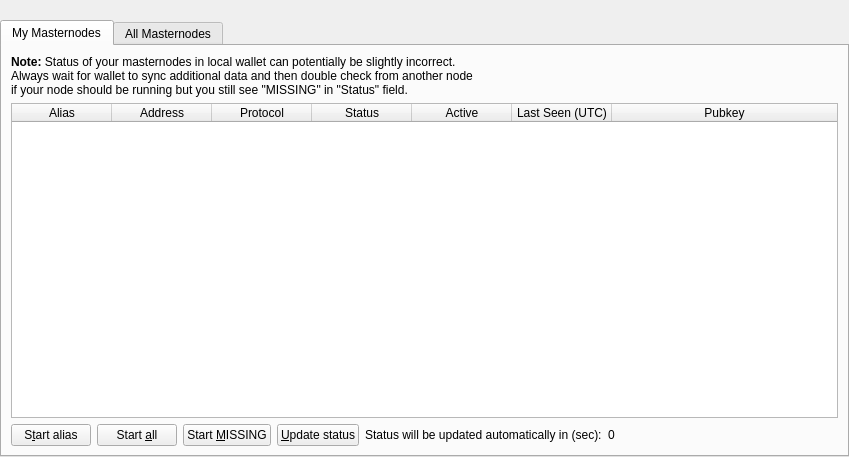
<?xml version="1.0" encoding="UTF-8"?>
<ui version="4.0">
 <class>MasternodeList</class>
 <widget class="QWidget" name="MasternodeList">
  <property name="geometry">
   <rect>
    <x>0</x>
    <y>0</y>
    <width>849</width>
    <height>457</height>
   </rect>
  </property>
  <property name="windowTitle">
   <string>Form</string>
  </property>
  <layout class="QVBoxLayout" name="topLayout">
   <property name="leftMargin">
    <number>0</number>
   </property>
   <property name="topMargin">
    <number>0</number>
   </property>
   <property name="rightMargin">
    <number>0</number>
   </property>
   <property name="bottomMargin">
    <number>0</number>
   </property>
   <item>
    <layout class="QVBoxLayout" name="verticalLayout">
     <property name="bottomMargin">
      <number>0</number>
     </property>
     <item>
      <spacer name="horizontalSpacer0">
       <property name="orientation">
        <enum>Qt::Horizontal</enum>
       </property>
       <property name="sizeHint" stdset="0">
        <size>
         <width>40</width>
         <height>20</height>
        </size>
       </property>
      </spacer>
     </item>
     <item>
      <widget class="QTabWidget" name="tabWidget">
       <property name="currentIndex">
        <number>0</number>
       </property>
       <widget class="QWidget" name="tabMyMasternodes">
        <attribute name="title">
         <string>My Masternodes</string>
        </attribute>
        <layout class="QGridLayout" name="gridLayout_2">
         <item row="0" column="0">
          <layout class="QVBoxLayout" name="verticalLayout_2">
           <property name="bottomMargin">
            <number>0</number>
           </property>
           <item>
            <layout class="QHBoxLayout" name="horizontalLayout_note">
             <property name="bottomMargin">
              <number>0</number>
             </property>
            </layout>
           </item>
           <item>
            <widget class="QLabel" name="updateNote">
             <property name="text">
              <string>&lt;html&gt;&lt;head/&gt;&lt;body&gt;&lt;p&gt;&lt;span style=&quot; font-weight:600;&quot;&gt;Note: &lt;/span&gt;Status of your masternodes in local wallet can potentially be slightly incorrect.&lt;br/&gt;Always wait for wallet to sync additional data and then double check from another node&lt;br/&gt;if your node should be running but you still see &amp;quot;MISSING&amp;quot; in &amp;quot;Status&amp;quot; field.&lt;/p&gt;&lt;/body&gt;&lt;/html&gt;</string>
             </property>
             <property name="openExternalLinks">
              <bool>true</bool>
             </property>
             <property name="textInteractionFlags">
              <set>Qt::LinksAccessibleByMouse|Qt::TextSelectableByKeyboard|Qt::TextSelectableByMouse</set>
             </property>
            </widget>
           </item>
           <item>
            <widget class="QTableWidget" name="tableWidgetMyMasternodes">
             <property name="minimumSize">
              <size>
               <width>695</width>
               <height>0</height>
              </size>
             </property>
             <property name="palette">
              <palette>
               <active>
                <colorrole role="Text">
                 <brush brushstyle="SolidPattern">
                  <color alpha="255">
                   <red>51</red>
                   <green>51</green>
                   <blue>51</blue>
                  </color>
                 </brush>
                </colorrole>
               </active>
               <inactive>
                <colorrole role="Text">
                 <brush brushstyle="SolidPattern">
                  <color alpha="255">
                   <red>51</red>
                   <green>51</green>
                   <blue>51</blue>
                  </color>
                 </brush>
                </colorrole>
               </inactive>
               <disabled>
                <colorrole role="Text">
                 <brush brushstyle="SolidPattern">
                  <color alpha="255">
                   <red>85</red>
                   <green>85</green>
                   <blue>85</blue>
                  </color>
                 </brush>
                </colorrole>
               </disabled>
              </palette>
             </property>
             <property name="editTriggers">
              <set>QAbstractItemView::NoEditTriggers</set>
             </property>
             <property name="alternatingRowColors">
              <bool>true</bool>
             </property>
             <property name="selectionMode">
              <enum>QAbstractItemView::SingleSelection</enum>
             </property>
             <property name="selectionBehavior">
              <enum>QAbstractItemView::SelectRows</enum>
             </property>
             <property name="sortingEnabled">
              <bool>true</bool>
             </property>
             <attribute name="horizontalHeaderStretchLastSection">
              <bool>true</bool>
             </attribute>
             <column>
              <property name="text">
               <string>Alias</string>
              </property>
             </column>
             <column>
              <property name="text">
               <string>Address</string>
              </property>
             </column>
             <column>
              <property name="text">
               <string>Protocol</string>
              </property>
             </column>
             <column>
              <property name="text">
               <string>Status</string>
              </property>
             </column>
             <column>
              <property name="text">
               <string>Active</string>
              </property>
             </column>
             <column>
              <property name="text">
               <string>Last Seen (UTC)</string>
              </property>
             </column>
             <column>
              <property name="text">
               <string>Pubkey</string>
              </property>
             </column>
            </widget>
           </item>
           <item>
            <layout class="QHBoxLayout" name="horizontalLayout_5">
             <property name="bottomMargin">
              <number>0</number>
             </property>
             <item>
              <widget class="QPushButton" name="startButton">
               <property name="text">
                <string>S&amp;tart alias</string>
               </property>
              </widget>
             </item>
             <item>
              <widget class="QPushButton" name="startAllButton">
               <property name="text">
                <string>Start &amp;all</string>
               </property>
              </widget>
             </item>
             <item>
              <widget class="QPushButton" name="startMissingButton">
               <property name="text">
                <string>Start &amp;MISSING</string>
               </property>
              </widget>
             </item>
             <item>
              <widget class="QPushButton" name="UpdateButton">
               <property name="text">
                <string>&amp;Update status</string>
               </property>
              </widget>
             </item>
             <item>
              <widget class="QLabel" name="autoupdate_label">
               <property name="text">
                <string>Status will be updated automatically in (sec):</string>
               </property>
              </widget>
             </item>
             <item>
              <widget class="QLabel" name="secondsLabel">
               <property name="text">
                <string>0</string>
               </property>
              </widget>
             </item>
             <item>
              <spacer name="horizontalSpacer_5">
               <property name="orientation">
                <enum>Qt::Horizontal</enum>
               </property>
               <property name="sizeHint" stdset="0">
                <size>
                 <width>40</width>
                 <height>20</height>
                </size>
               </property>
              </spacer>
             </item>
            </layout>
           </item>
          </layout>
         </item>
        </layout>
       </widget>
       <widget class="QWidget" name="tabAllMasternodes">
        <attribute name="title">
         <string>All Masternodes</string>
        </attribute>
        <layout class="QGridLayout" name="gridLayout">
         <item row="1" column="0">
          <widget class="QTableWidget" name="tableWidgetMasternodes">
           <property name="palette">
            <palette>
             <active>
              <colorrole role="Text">
               <brush brushstyle="SolidPattern">
                <color alpha="255">
                 <red>51</red>
                 <green>51</green>
                 <blue>51</blue>
                </color>
               </brush>
              </colorrole>
             </active>
             <inactive>
              <colorrole role="Text">
               <brush brushstyle="SolidPattern">
                <color alpha="255">
                 <red>51</red>
                 <green>51</green>
                 <blue>51</blue>
                </color>
               </brush>
              </colorrole>
             </inactive>
             <disabled>
              <colorrole role="Text">
               <brush brushstyle="SolidPattern">
                <color alpha="255">
                 <red>85</red>
                 <green>85</green>
                 <blue>85</blue>
                </color>
               </brush>
              </colorrole>
             </disabled>
            </palette>
           </property>
           <property name="editTriggers">
            <set>QAbstractItemView::NoEditTriggers</set>
           </property>
           <property name="alternatingRowColors">
            <bool>true</bool>
           </property>
           <property name="selectionBehavior">
            <enum>QAbstractItemView::SelectRows</enum>
           </property>
           <property name="sortingEnabled">
            <bool>true</bool>
           </property>
           <attribute name="horizontalHeaderStretchLastSection">
            <bool>true</bool>
           </attribute>
           <column>
            <property name="text">
             <string>Address</string>
            </property>
           </column>
           <column>
            <property name="text">
             <string>Protocol</string>
            </property>
           </column>
           <column>
            <property name="text">
             <string>Status</string>
            </property>
           </column>
           <column>
            <property name="text">
             <string>Active</string>
            </property>
           </column>
           <column>
            <property name="text">
             <string>Last Seen (UTC)</string>
            </property>
           </column>
           <column>
            <property name="text">
             <string>Pubkey</string>
            </property>
           </column>
          </widget>
         </item>
         <item row="0" column="0">
          <layout class="QHBoxLayout" name="horizontalLayout_3">
           <property name="bottomMargin">
            <number>0</number>
           </property>
           <item>
            <widget class="QLabel" name="label_filter">
             <property name="text">
              <string>Filter List:</string>
             </property>
            </widget>
           </item>
           <item>
            <widget class="QLineEdit" name="filterLineEdit">
             <property name="toolTip">
              <string>Filter masternode list</string>
             </property>
            </widget>
           </item>
           <item>
            <spacer name="horizontalSpacer_3">
             <property name="orientation">
              <enum>Qt::Horizontal</enum>
             </property>
             <property name="sizeHint" stdset="0">
              <size>
               <width>10</width>
               <height>20</height>
              </size>
             </property>
            </spacer>
           </item>
           <item>
            <widget class="QLabel" name="label_count">
             <property name="text">
              <string>Node Count:</string>
             </property>
            </widget>
           </item>
           <item>
            <widget class="QLabel" name="countLabel">
             <property name="text">
              <string>0</string>
             </property>
            </widget>
           </item>
          </layout>
         </item>
        </layout>
       </widget>
      </widget>
     </item>
    </layout>
   </item>
  </layout>
 </widget>
 <resources/>
 <connections/>
</ui>
